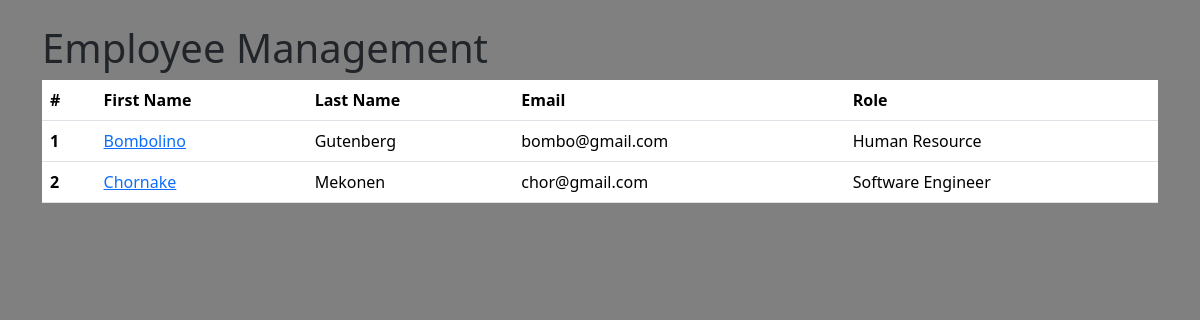
The app's page /, older data.
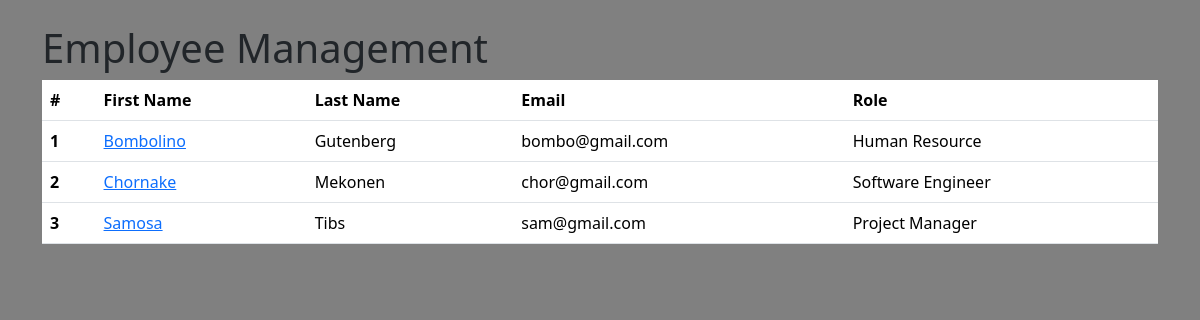
The same page, newer data.
### employees/models.py (models this page shows, shortened)
class Employee(models.Model):
    first_name = models.CharField(max_length=50)
    last_name = models.CharField(max_length=50)
    role = models.CharField(max_length=100)
    photo = models.ImageField(upload_to='images')
    email = models.CharField(max_length=60, unique=True)
    phone = models.CharField(max_length=15)
    address = models.CharField(max_length=100)
    created_at = models.DateTimeField(auto_now_add=True)
    updated_at = models.DateTimeField(auto_now=True)

### employee_management_site/views.py (the view)
# urls.py: 2. Add a URL to urlpatterns:  path('', views.home, name='home')
def home(request):
    employees = Employee.objects.all()
    context = {
        'employees' : employees,
    }
    return render(request, 'home.html', context)

### templates/home.html (shortened to what this page needs)
{% load static %}
<!DOCTYPE html>
<html lang="en">
<head>
    <link href="https://cdn.jsdelivr.net/npm/bootstrap@5.3.2/dist/css/bootstrap.min.css" rel="stylesheet">
    <link rel="stylesheet" href= "{% static 'css/styles.css' %}" />
</head>
<body>
    <div class="container">
        <h1 class="pt-4 m-10">Employee Management</h1>
        <table class="table">
          <thead>
            <tr>
              <th scope="col">#</th>
              <th scope="col">First Name</th>
              <th scope="col">Last Name</th>
              <th scope="col">Email</th>
              <th scope="col">Role</th>
            </tr>
          </thead>
          <tbody>
              {%for e in employees%}
              <tr>
                <th scope="row">{{e.id}}</th>
                  <td><a href="{% url 'employee_details' e.id  %}">{{e.first_name}}</a></td>
                  <td>{{e.last_name}}</td>
                  <td>{{e.email}}</td>
                  <td>{{e.role}}</td>
                </tr>
              {%endfor%}
            </tbody>
          </table>
    </div>
</body>
</html>

Row changes from the older to the newer data that the page shows:
added Employee: id "3", first_name "Samosa", last_name "Tibs", email "sam@gmail.com", role "Project Manager"
